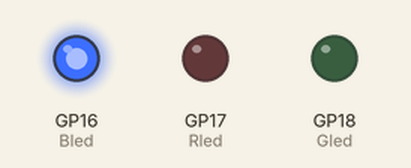
A program run on a simulated Raspberry Pi Pico running MicroPython. On the bench: output pins drawn as LEDs (lit = HIGH).

Above: at 0.15 s.
At 0.75 s:
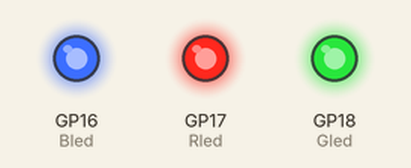
At 1.85 s:
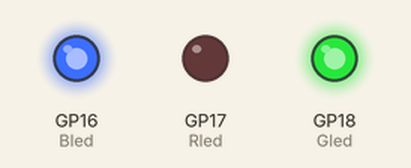
At 2.5 s:
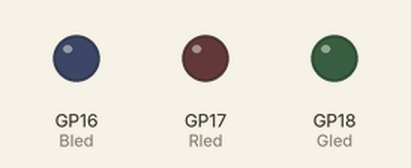
Timing chart, 0 to 3.2 s (numbered marks = the images above):
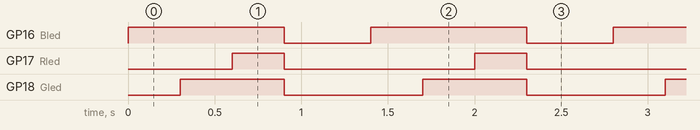

Measured:
- by itself, GP16 (Bled): alternates HIGH for 0.90 s and LOW for 0.50 s
- by itself, GP17 (Rled): alternates HIGH for 0.30 s and LOW for 1.1 s
- by itself, GP18 (Gled): alternates HIGH for 0.60 s and LOW for 0.80 s

The program:

welcome-led.py
```python
from machine import Pin
from time import sleep

Bled = Pin(16, Pin.OUT)
Rled = Pin(17, Pin.OUT)
Gled = Pin(18, Pin.OUT)


def LEDwelcome():
    while True:
        Bled.value(1)
        sleep(0.3)
        Gled.value(1)
        sleep(0.3)
        Rled.value(1)
        sleep(0.3)
        Bled.value(0)
        Gled.value(0)
        Rled.value(0)
        sleep(0.5)

LEDwelcome()
```
